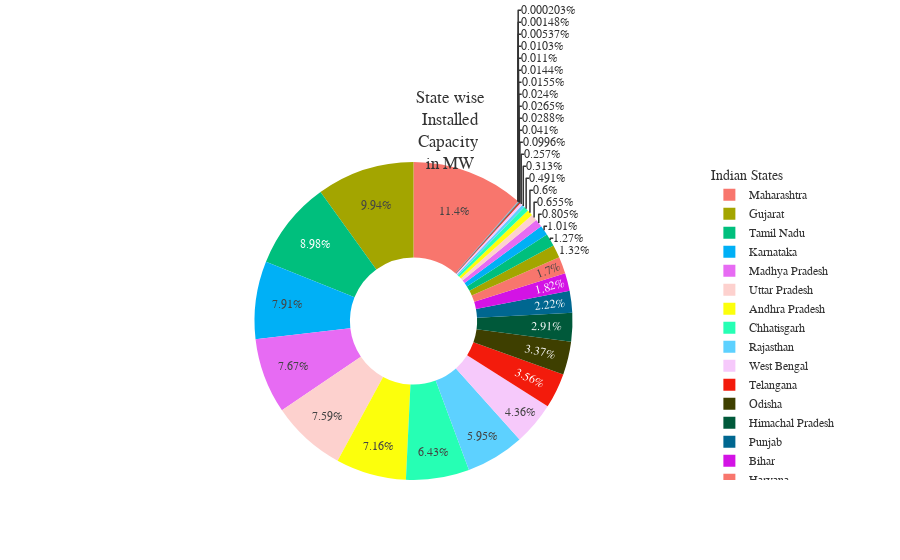

Write notebook code for a chart like this one.
### Code cell
fig1=px.pie(Data1,names="State",values="Installed Capacity",title='<br>''State wise''</br>''Installed' '</br>''Capacity ''</br>''in MW',
          hole=0.4,template="ggplot2")
fig1.update_layout(uniformtext_minsize=4, uniformtext_mode='hide',font_family="Rockwell",legend=dict(title="Indian States"))
fig1.show()

### Figure 1 — Plotly figure (JSON) as saved in the notebook; plotly's stock layout.template omitted (floating-point values rounded to 4 significant figures; data arrays with more than 128 entries replaced by an {"elided": "..."} marker saying what was removed)
{"data": [{"domain": {"x": [0, 1], "y": [0, 1]}, "hole": 0.4, "hovertemplate": "State=%{label}<br>Installed Capacity=%{value}<extra></extra>", "labels": {"elided": "428 str values"}, "legendgroup": "", "name": "", "showlegend": true, "type": "pie", "values": {"elided": "428 float values"}}], "layout": {"font": {"family": "Rockwell"}, "legend": {"title": {"text": "Indian States"}, "tracegroupgap": 0}, "title": {"text": "<br>State wise</br>Installed</br>Capacity </br>in MW"}, "uniformtext": {"minsize": 4, "mode": "hide"}}}
